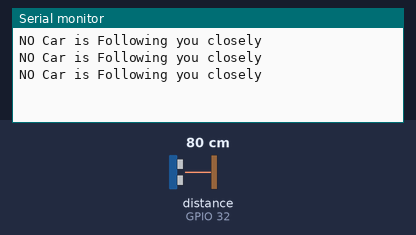
This sketch was run on a simulated ESP32. Shown: the last lines printed to the serial monitor. Wiring (inferred from the names in the program): ultrasonic range finder: trigger GPIO 33; echo GPIO 32. Inputs (shaded band) come from the test bench; at power-on: distance to the obstacle (sensor on GPIO 32) 80 cm. The echo pulse lasts 58.3 µs per cm.

Above: at 1.3 s.
1.4 s: distance to the obstacle (sensor on GPIO 32) set to 44 cm
2.9 s: distance to the obstacle (sensor on GPIO 32) set to 36 cm
At 3.7 s:
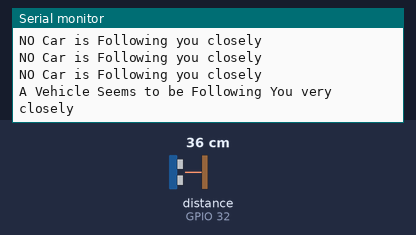
At 4.4 s:
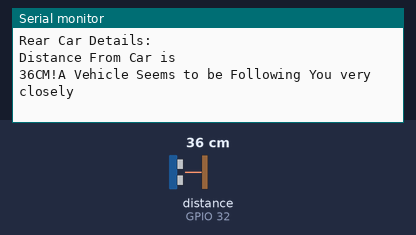

The sketch:

rear_Collision_alerting.ino
```cpp
 #define trigPin2 33 // Rear sensors
#define echoPin2 32
void setup() {
  Serial.begin(9600);
  pinMode(trigPin2, OUTPUT);
  pinMode(echoPin2, INPUT);
}
void loop() {
  long duration2, distance2;
  digitalWrite(trigPin2, LOW);
  delayMicroseconds(2);
  digitalWrite(trigPin2, HIGH);
  delayMicroseconds(10);
  digitalWrite(trigPin2, LOW);
  duration2 = pulseIn(echoPin2, HIGH);
  distance2 = (duration2 / 2) / 29.1;
  if (distance2 <= 40)
  {
    Serial.println("A Vehicle Seems to be Following You very closely");
    delay(900);
    Serial.println ("Rear Car Details:");
    Serial.println ("Distance From Car is" );
    Serial.print ( distance2);
    Serial.print ( "CM!");// print out the distance in centimeters.
  }
  else  {
    Serial.println("NO Car is Following you closely");
    delay(500);

  }
}
```

Measured:
- the behaviour switches between 41 and 40 cm on distance to the obstacle (sensor on GPIO 32) (found by bisection; images 0 and 1)
- after the input at 2.9 s, the serial monitor: prints a new line after 0.13 s (image 1)
